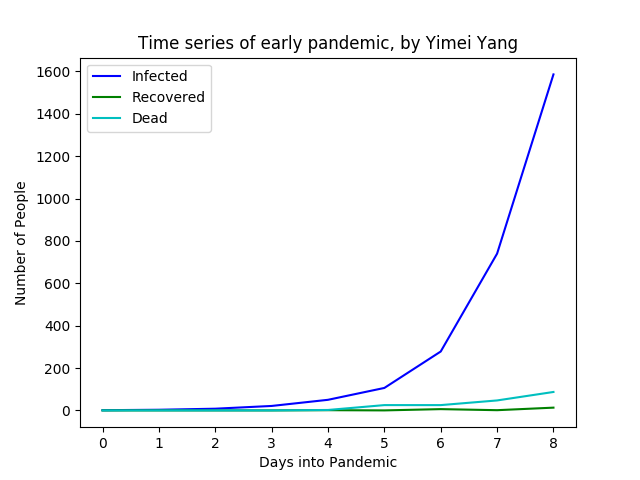

This figure's Python source:
# COMP 202 A4 Part 2
# Name:Yimei Yang
# Student ID: 260898303
import datetime
import numpy as np
import matplotlib.pyplot as plt
import doctest
from datetime import date

def date_diff(first_time, second_time):
    '''
    >>> date_diff('2018-10-31', '2019-11-2')
    367
    >>> date_diff('2019-11-2', '2019-10-31')
    -2
    >>> date_diff('2019-9-1', '2019-10-20')
    49
    '''
    #get the year, month, day strings from 2 inputs
    first_year = first_time[0:4]
    if(first_time[6:7] == "-"):
        first_month = first_time[5:6]
    else:
        first_month = first_time[5:7]
    if(first_time[6:7] == "-"):
        first_day = first_time[7:]
    else:
        first_day = first_time[8:]
    second_year = second_time[0:4]
    if(second_time[6:7] == "-"):
        second_month = second_time[5:6]
    else:
        second_month = second_time[5:7]
    if(second_time[6:7] == "-"):
        second_day = second_time[7:]
    else:
        second_day = second_time[8:]
    #convert the num to the datetime 
    first_date = datetime.date(int(first_year), int(first_month), int(first_day))
    second_date = datetime.date(int(second_year), int(second_month), int(second_day))
    #get the difference
    diff = first_date - second_date
    #reverse the result
    num_diff = - diff.days
    return num_diff


def get_age(first_time, second_time):
    '''
    >>> get_age('2018-10-31', '2019-11-2')
    1
    >>> get_age('2018-10-31', '2000-11-2')
    -17
    '''
    #get the diff date
    day_diff = date_diff(first_time, second_time)
    #devide it by 365.2425 to get the diff year
    year_diff = int(day_diff/365.2425)
    return year_diff

def stage_three(input_filename, output_filename):
    '''
    >>> stage_three('stage2.txt', 'stage3.txt')
    {'0': {'I': 1, 'R': 0, 'M': 0}, '1': {'I': 3, 'R': 0, 'M': 0}, '2': {'I': 8, 'R': 0, 'M': 0}, '3': {'I': 21, 'R': 0, 'M': 0}, '4': {'I': 50, 'R': 1, 'M': 2}, '5': {'I': 106, 'R': 0, 'M': 25}, '6': {'I': 278, 'R': 6, 'M': 25}, '7': {'I': 740, 'R': 1, 'M': 47}, '8': {'I': 1586, 'R': 13, 'M': 87}}
    '''

    first_line_s = []
    B_dict = {}
    count = 4
    input_file = open(input_filename, 'r')
    output_file = open(output_filename, 'w+', encoding = 'utf-8')
    #read the first line of the file to get the index date
    first_line = input_file.readline()
    input_file.seek(0)
    first_line_s = first_line.split("\t")
    index_date = first_line_s[2]
    #loop through every line of the file to get the date
    #and brith and make them compare to the index date
    for line in input_file:
        line_s = []
        line_s = line.split("\t")
        date_time = line_s[2]
        birth_time = line_s[3]
        diff_date = date_diff(index_date, date_time)
        diff_birth = get_age(birth_time, index_date)
        line = line.replace(birth_time, str(diff_birth))
        line = line.replace(date_time, str(diff_date))
        state = line_s[6]
        #change all the stage to I, R, or M
        if(state[0:1] == "I" or state[0:1] == "i"):
            line = line.replace(state, "I")     
        elif(state[0:1] == "r" or state[0:1] == "R"):
            line = line.replace(state, "R")
        elif(state[0:1] == "m" or state[0:1] == "M" \
             or state[0:1] == "D" or state[0:1] == "d"):
            line = line.replace(state, "M")
        output_file.write(line)
    output_file.seek(0)
    #set all the days of pandemic as keys
    for line in output_file:
        line_s_2 = []
        line_s_2 = line.split("\t")
        keyB = line_s_2[2]
        B_dict[keyB] = {"I":0, "R":0, "M":0}
    output_file.seek(0)
    #put numers of I, R, or M in to the dictionary to their corresponding keys
    for line in output_file:
        line_s_3 = []
        line_s_3 = line.split("\t")
        keyB = line_s_3[2]
        keyS = line_s_3[6]
        B_dict[keyB][keyS] = B_dict[keyB][keyS] + 1
    #return the dictionary
    return B_dict
def plot_time_series(d):
    '''
    >>> d = stage_three('stage2.txt', 'stage3.txt')
    >>> plot_time_series(d)
    [[1, 0, 0], [3, 0, 0], [8, 0, 0], [21, 0, 0], [50, 1, 2], [106, 0, 25], [278, 6, 25], [740, 1, 47], [1586, 13, 87]]
    '''
    new_list = []
    days = len(d)
    double_list = []
    yI = []
    yR = []
    yM = []
    #put numbers of infected, recovered, and dead people \
    #for different days of pandemic into a list
    for keyB in d:
        for keyS in d[keyB]:
            new_list.append(d[keyB][keyS])
    #slice the infected, recovered, and dead people group out and put them into a nested list
    i = 0
    while i < len(new_list):
        double_list.append(new_list[i:i+3])
        i+=3
    #set the x-axis to be days into pandemic
    x = np.arange(days)
    #set the y-axis of infected people to be the first element in each I, R, M group
    #set the y-axis of recoverd people to be the second element in each I, R, M group
    #set the y-axis of dead people to be the third element in each I, R, M group
    for group in double_list:
        yI.append(group[0])
        yR.append(group[1])
        yM.append(group[2])
    np_yI = np.array(yI)
    np_yR = np.array(yR)
    np_yM = np.array(yM)
    #draw the graph
    plt.plot(x, np_yI, "b")
    plt.plot(x, np_yR, 'g')
    plt.plot(x, np_yM, "c")
    plt.title("Time series of early pandemic, by Yimei Yang")
    plt.xlabel('Days into Pandemic')
    plt.ylabel("Number of People")
    plt.legend(['Infected', 'Recovered', 'Dead'])

    plt.savefig("time_series.png")
    #return the nested list
    return double_list
if __name__ == '__main__':
    doctest.testmod()
